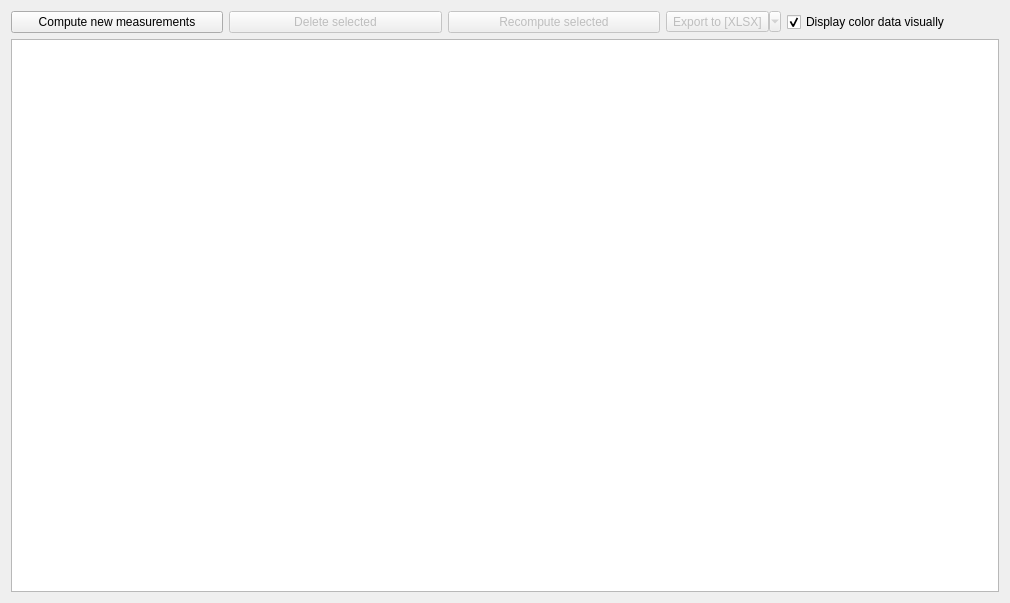
<?xml version="1.0" encoding="UTF-8"?>
<ui version="4.0">
 <class>MeasurementsViewer</class>
 <widget class="QWidget" name="MeasurementsViewer">
  <property name="geometry">
   <rect>
    <x>0</x>
    <y>0</y>
    <width>1010</width>
    <height>603</height>
   </rect>
  </property>
  <property name="windowTitle">
   <string>Form</string>
  </property>
  <layout class="QVBoxLayout" name="verticalLayout">
   <item>
    <layout class="QHBoxLayout" name="buttonLayout">
     <property name="bottomMargin">
      <number>0</number>
     </property>
     <item>
      <widget class="QPushButton" name="btnComputeMeasurements">
       <property name="text">
        <string>Compute new measurements</string>
       </property>
      </widget>
     </item>
     <item>
      <widget class="QPushButton" name="btnDelete">
       <property name="enabled">
        <bool>false</bool>
       </property>
       <property name="text">
        <string>Delete selected</string>
       </property>
      </widget>
     </item>
     <item>
      <widget class="QPushButton" name="btnRecompute">
       <property name="enabled">
        <bool>false</bool>
       </property>
       <property name="text">
        <string>Recompute selected</string>
       </property>
      </widget>
     </item>
     <item>
      <widget class="QToolButton" name="btnExport">
       <property name="enabled">
        <bool>false</bool>
       </property>
       <property name="text">
        <string>Export to [XLSX]</string>
       </property>
       <property name="popupMode">
        <enum>QToolButton::MenuButtonPopup</enum>
       </property>
       <property name="toolButtonStyle">
        <enum>Qt::ToolButtonTextBesideIcon</enum>
       </property>
       <property name="arrowType">
        <enum>Qt::NoArrow</enum>
       </property>
      </widget>
     </item>
     <item>
      <widget class="QCheckBox" name="chkColorVisually">
       <property name="text">
        <string>Display color data visually</string>
       </property>
       <property name="checked">
        <bool>true</bool>
       </property>
      </widget>
     </item>
    </layout>
   </item>
   <item>
    <layout class="QHBoxLayout" name="horizontalLayout">
     <property name="topMargin">
      <number>0</number>
     </property>
    </layout>
   </item>
   <item>
    <widget class="QTableView" name="tableView"/>
   </item>
  </layout>
 </widget>
 <resources/>
 <connections/>
</ui>
